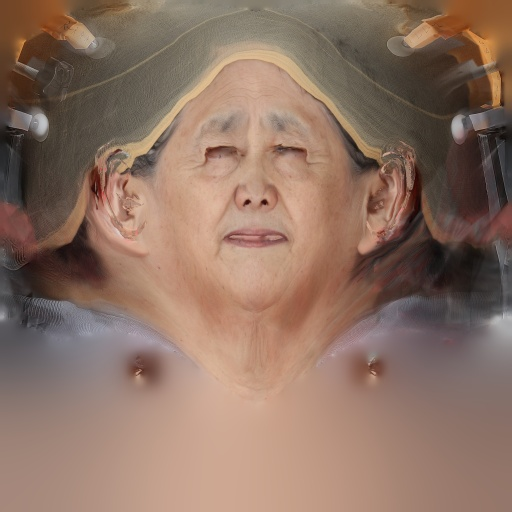
#> input picture 1_neutral.jpg, 512 x 512 px
$ jupyter execute --allow-errors barcelona.ipynb
#> lines starting #> are read from the running program, lines starting #| are printed output that depends on the picture; after the words box and inside, x2 and y2 are one past the last pixel; in counts of white or black regions, pixels touching at a corner belong together
[cell 1]
import matplotlib.pyplot as plt
import os
import json
import cv2
import numpy as np
import mediapipe as mp
import skimage
from skimage.transform import PiecewiseAffineTransform, warp
import cv2
import mediapipe as mp
import skimage
from skimage.transform import PiecewiseAffineTransform, warp
import numpy as np
import matplotlib.pyplot as plt
import PIL.Image as Image
import mediapipe as mp
from mediapipe.python.solutions import drawing_utils as mp_drawing
from mediapipe.python.solutions import face_mesh as mp_face_mesh

import imgaug.augmenters as iaa
import random
import re
import os
import shutil

[cell 2]
from scipy.spatial import Delaunay
import cv2
import numpy as np
import mediapipe as mp
import skimage
from mediapipe.python.solutions import drawing_utils as mp_drawing
from mediapipe.python.solutions import face_mesh as mp_face_mesh
import matplotlib.pyplot as plt

# [53 lines left out: functions get_landmarks, warp_image, not called in this run]

image1 = cv2.imread(r"1_neutral.jpg")
#> image1 is the input picture: shape (512, 512, 3); mean B, G, R 99.6, 114.4, 141.8
image2 = cv2.imread(r"images/models_4k/m32.png")
WIDTH = 2048
HEIGHT = 2048
#> (the rest of this cell did not finish here and is left out)

[cell 3]
import cv2
import numpy as np
from matplotlib import pyplot as plt

# Read the image
image = cv2.imread('eye_mask.png', cv2.IMREAD_GRAYSCALE)
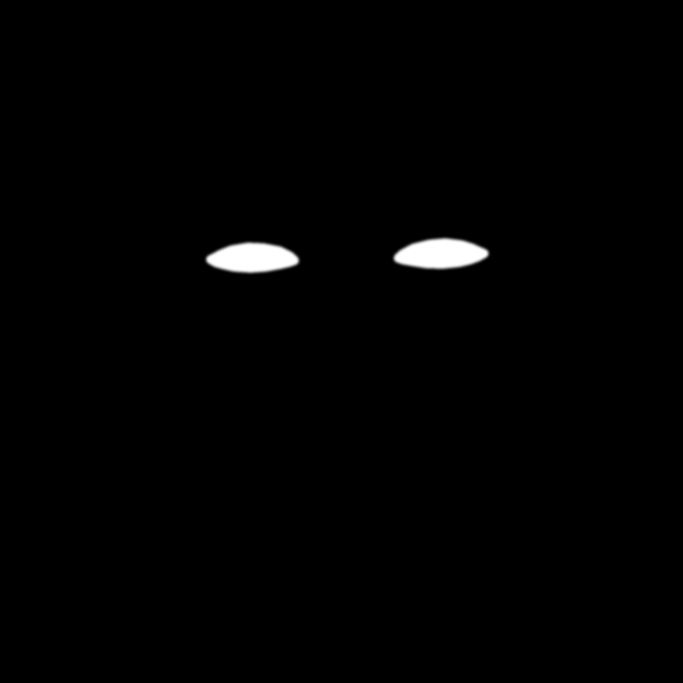
#> input picture eye_mask.png, 2048 x 2048 px (shown at 1/3 size)
#> image is the input picture: shape (2048, 2048); min 0, max 255, mean 2.3
plt.imshow(image)
plt.show()
# Threshold the image to get binary image
_, thresh = cv2.threshold(image, 15, 255, cv2.THRESH_BINARY)
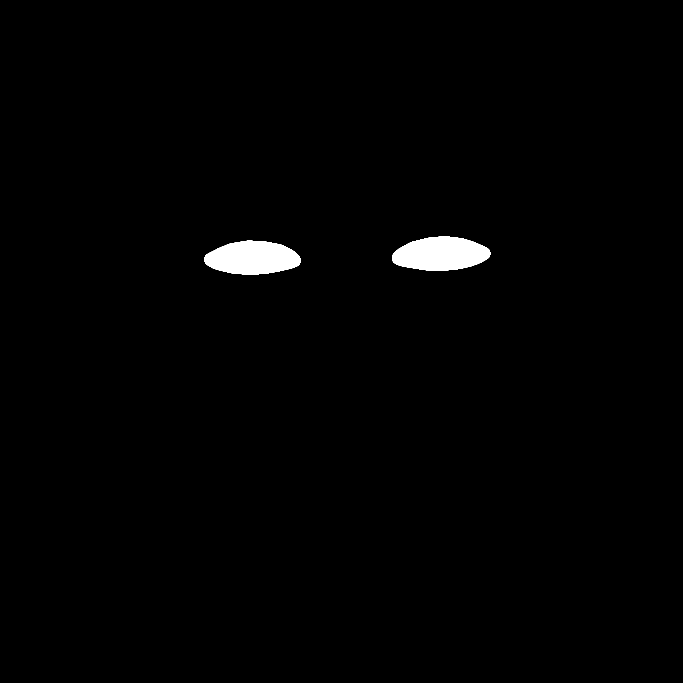
#> thresh: shape (2048, 2048) (shown at 1/3 size); 1.1% white; 2 white regions

# Find the contours
contours, _ = cv2.findContours(thresh, cv2.RETR_EXTERNAL, cv2.CHAIN_APPROX_SIMPLE)
#> contours = 2 contours; box (x1, y1, x2, y2) and area: (1176, 709, 1471, 812) 22548, (613, 722, 902, 824) 21990

# Create an empty mask
mask = np.zeros_like(image)

# Draw the contour on the mask
cv2.drawContours(mask, contours, -1, (255), thickness=5)
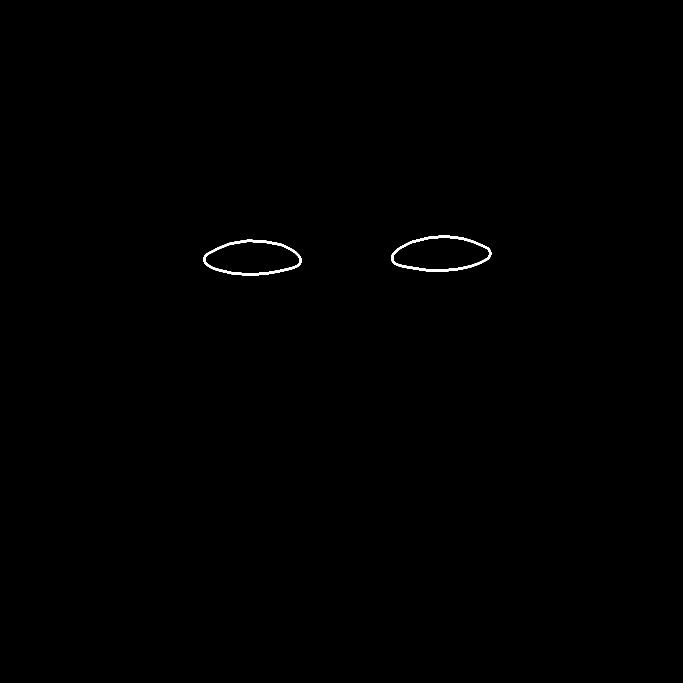
#> mask: shape (2048, 2048) (shown at 1/3 size); 0.21% white; 2 white regions, box (x1, y1, x2, y2) and area: (1173, 706, 1474, 815) 4411, (610, 719, 905, 827) 4329

# Apply erosion to shrink the contour
kernel_size = 15 # Change this to adjust the amount of shrinking
kernel = np.ones((kernel_size,kernel_size), np.uint8)
eroded_mask = cv2.erode(mask, kernel, iterations=10)
#> eroded_mask: shape (2048, 2048); every value is 0

# Find the shrunk contour
shrunk_contours, _ = cv2.findContours(eroded_mask, cv2.RETR_EXTERNAL, cv2.CHAIN_APPROX_SIMPLE)
#> shrunk_contours = []

# Draw the original and shrunk contours on the image
cv2.drawContours(image, contours, -1, (0), 2)
#> image: shape (2048, 2048); 0.1% of pixels changed, all inside (x1, y1, x2, y2) = (612, 708, 1472, 825)
cv2.drawContours(image, shrunk_contours, -1, (127), 2)

# Show the image
cv2.imshow('Shrunk Contours', image)
plt.imshow(image)
plt.show()

[cell 4]
from scipy.spatial import Delaunay
from scipy.interpolate import Rbf
import numpy as np
import cv2
import mediapipe as mp
import matplotlib.pyplot as plt
# [33 lines left out: functions compute_perimeter, get_landmarks, warp_image, not called in this run]

# Read the images
image1 = cv2.imread(r"1_neutral.jpg")
WIDTH = image1.shape[1]
#> WIDTH = 512
HEIGHT = image1.shape[0]
#> HEIGHT = 512
image2 = cv2.imread(r"images/models_4k/m32.png")
#> (the rest of this cell did not finish here and is left out)
